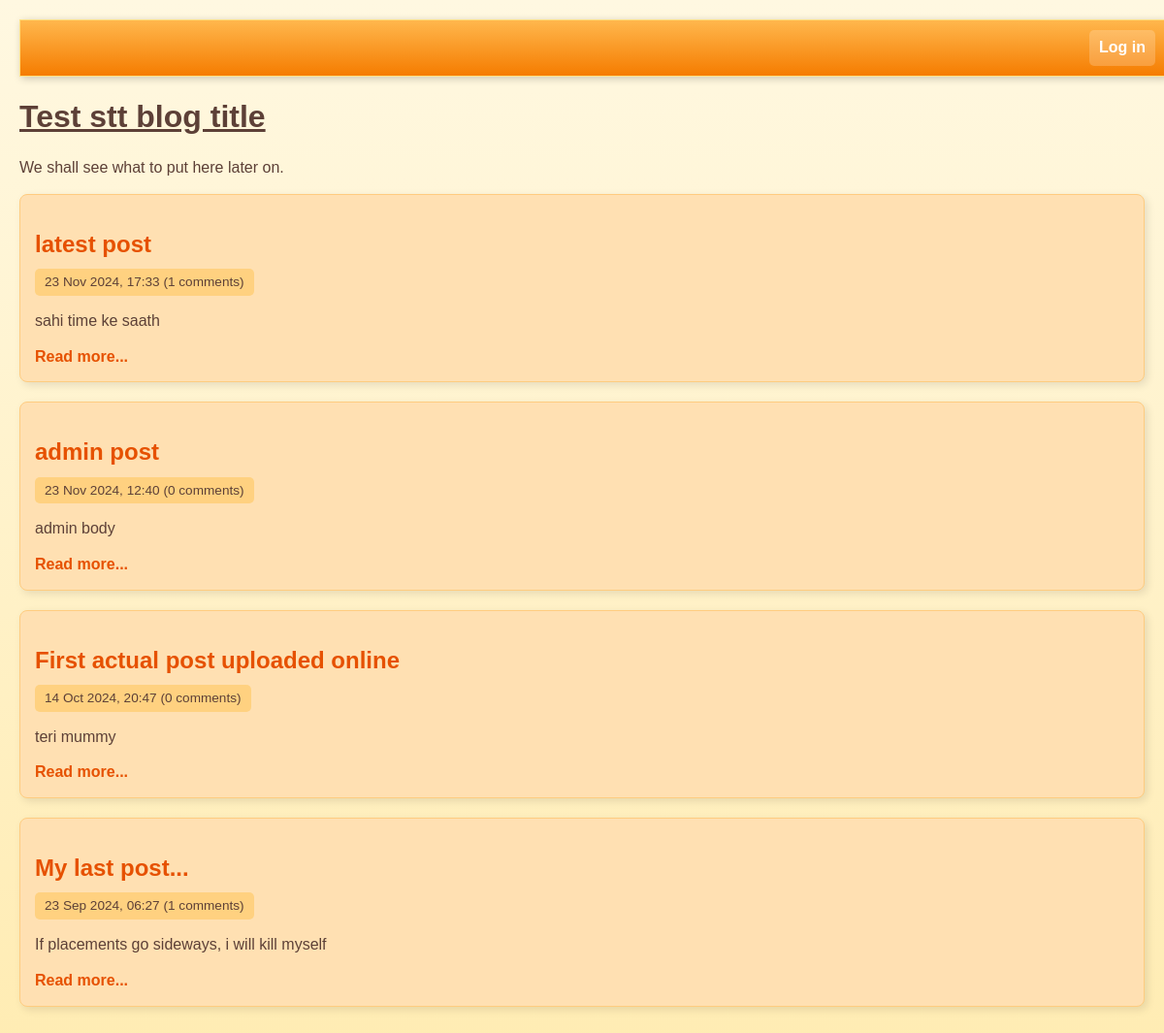
Before: / with the older database file.
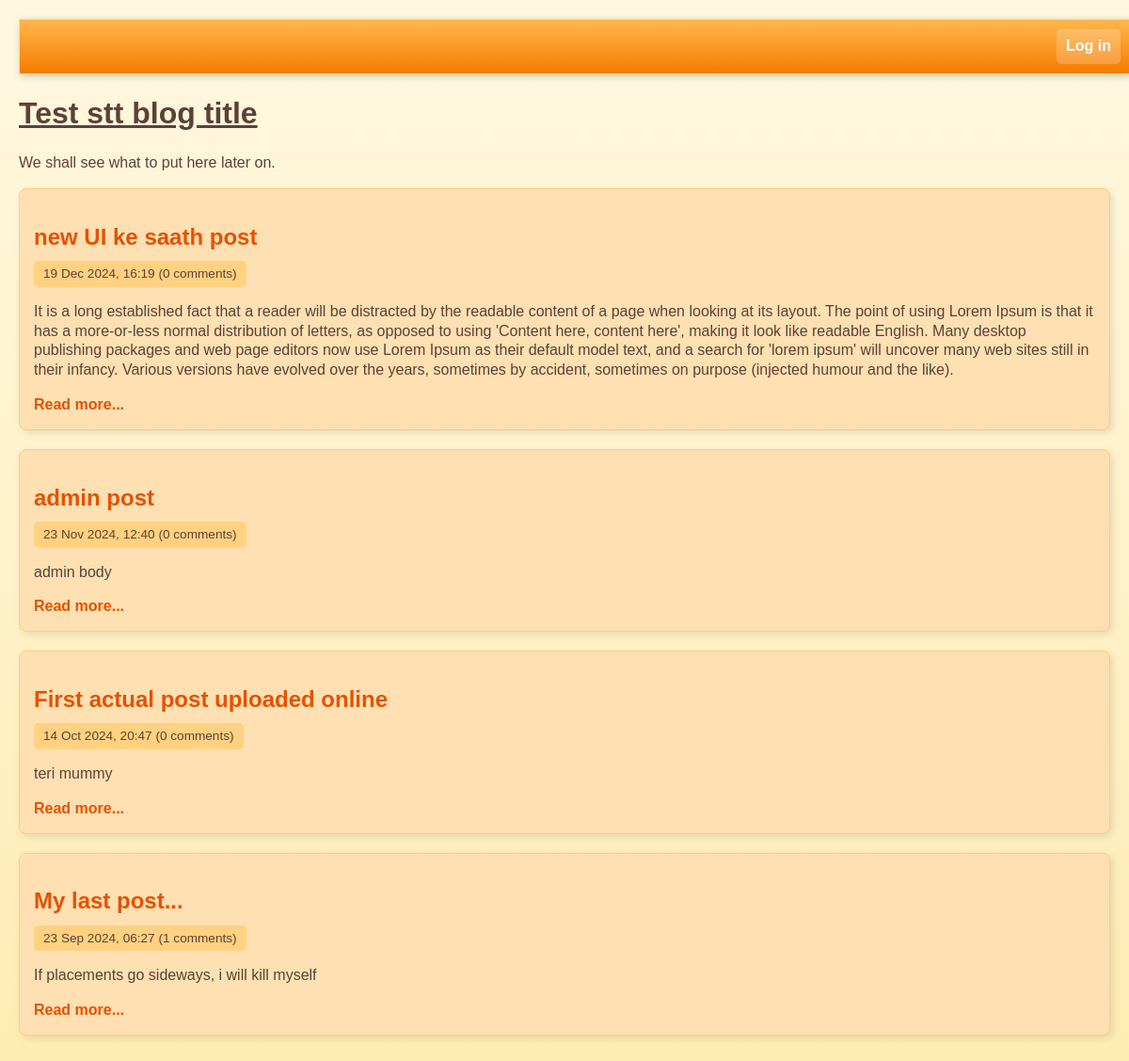
After: the same page with the newer database file.
### tables this page shows
CREATE TABLE post (
	id INTEGER PRIMARY KEY AUTOINCREMENT NOT NULL,
	title VARCHAR NOT NULL,
	body VARCHAR NOT NULL,
	user_id INTEGER NOT NULL,
	created_at VARCHAR NOT NULL,
	updated_at VARCHAR,
	FOREIGN KEY (user_id) REFERENCES user(id)
);

### lib/common.php (called while the page is built, shortened)
<?php
function htmlEscape($html)
{
    return htmlspecialchars($html, ENT_HTML5, 'UTF-8');
}
function convertSqlDate($sqlDate)
{
    $date = DateTime::createFromFormat('Y-m-d H:i:s', $sqlDate);
    return $date->format('d M Y, H:i');
}
function getAllPosts(PDO $pdo)
{
    $stmt = $pdo -> query(
        'SELECT id, title, created_at, body, (SELECT COUNT(*) FROM comment WHERE comment.post_id = post.id) comment_count FROM post ORDER BY created_at DESC'
    );
    return $stmt->fetchAll(PDO::FETCH_ASSOC);
}

### index.php (the view, shortened to what this page needs)
<?php
require_once 'lib/common.php';
$pdo = getPDO();
$posts = getAllPosts($pdo);
?>
<!DOCTYPE html>
        <?php include 'templates/head.php' ?>
        <?php require_once 'templates/title.php' ?>
        <div class="post-list">
            <?php foreach ($posts as $post): ?>
                <div class="post-synopsis">
                    <h2>
                        <?php echo htmlEscape($post['title']) ?>
                    </h2>
                    <div class="meta">
                        <?php echo convertSqlDate($post['created_at']) ?>
                        (<?php echo $post['comment_count'] ?> comments)
                    </div>
                    <p>
                        <?php echo htmlEscape($post['body']) ?>
                    </p>
                    <div class="post-controls">
                        <a
                            href="view-post.php?post_id=<?php echo $post['id'] ?>"
                        >Read more...</a>
                    </div>
                </div>
            <?php endforeach ?>
        </div>
    </body>
</html>

Changed rows visible on the page:
removed post: title "latest post", created_at "23 Nov 2024, 17:33", comment_count "1", body "sahi time ke saath"
added post: title "new UI ke saath post", created_at "19 Dec 2024, 16:19", comment_count "0", body "It is a long established fact that a reader will be distracted by the readable content of a page when looking at its layout. The point of using Lorem Ipsum is that it has a more-or-less normal distribution of letters, as opposed to using 'Content here, content here', making it look like readable English. Many desktop publishing packages and web page editors now use Lorem Ipsum as their default model text, and a search for 'lorem ipsum' will uncover many web sites still in their infancy. Various versions have evolved over the years, sometimes by accident, sometimes on purpose (injected humour and the like)."
